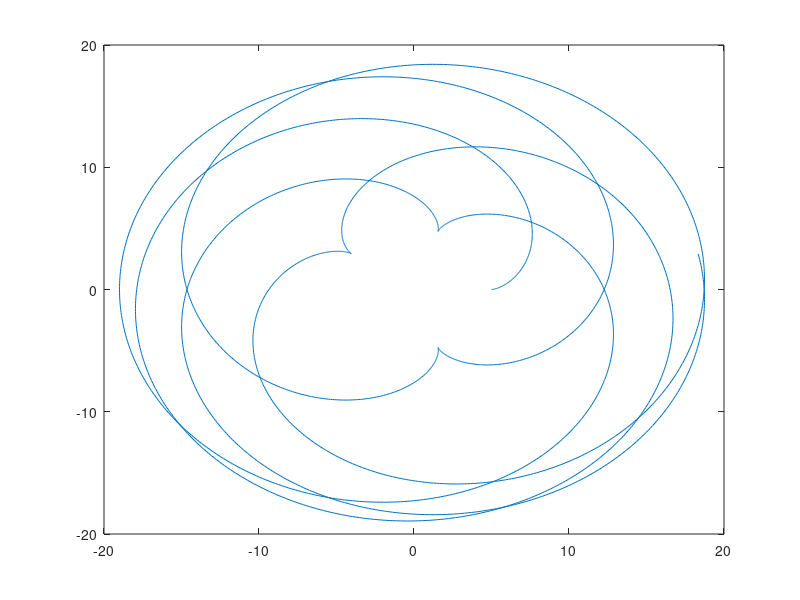

This figure's MATLAB source:
# ex 2
t = 0 : 0.01 : 10 * pi
a = 5
b = 7
x = (a + b) * cos(t) - b * cos((a/b + 1) * t)
y = (a + b) * sin(t) - b * sin((a/b + 1) * t)
plot(x, y)
